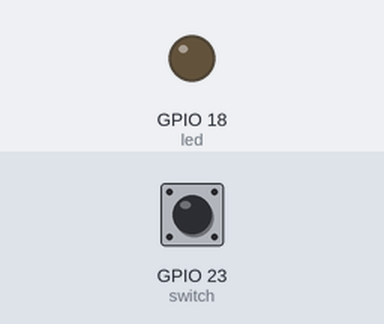
The program below on a simulated Raspberry Pi (BCM pin numbers). Shown: output pins drawn as LEDs (lit = HIGH). The inputs (shaded band) are chosen by the test bench; at power-on: GPIO 23 (switch) HIGH.

Above: at 5.0 s.
5.1 s: GPIO 23 (switch) pulled LOW for 0.15 s
At 5.7 s:
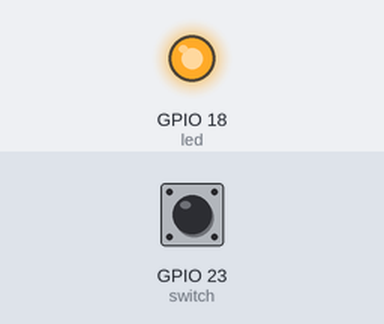
6.7 s: GPIO 23 (switch) pulled LOW for 1 s
At 7.0 s:
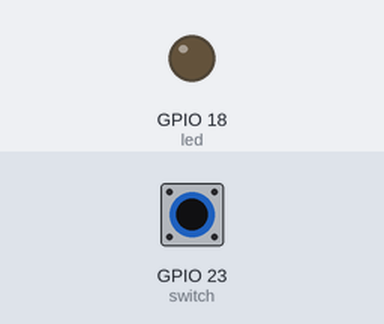
9.2 s: GPIO 23 (switch) pulled LOW for 3.2 s
At 10.1 s:
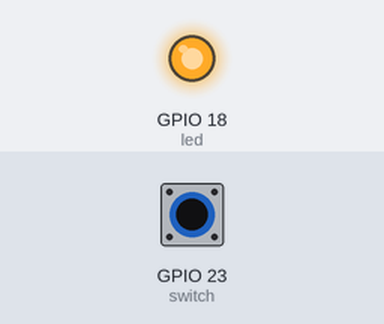
Timing chart, 0 to 12.2 s (numbered marks = the images above; inputs shaded):
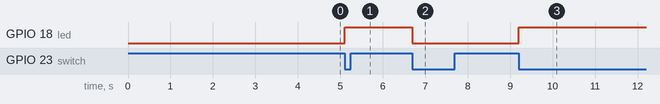

The program:

switch2.py
```python
#!/usr/bin/python
import RPi.GPIO as GPIO
import time

led = 18  # GPIO18
switch = 23
GPIO.setwarnings(False)  # disable warnings
GPIO.setmode(GPIO.BCM)  # mode BCM or Board
GPIO.setup(led, GPIO.OUT)  # input or output
GPIO.setup(switch, GPIO.IN, pull_up_down=GPIO.PUD_UP)
led_state = False
old_input_state = True
isRunning = True
while isRunning:
    try:
        new_input_state = GPIO.input(switch)
        if not new_input_state and old_input_state:
            led_state = not led_state
        old_input_state = new_input_state
        GPIO.output(led, led_state)
    except KeyboardInterrupt:
        isRunning = False
GPIO.cleanup()
```

Measured:
- after the input at 5.1 s, GPIO 18 (led): LOW → HIGH at once
- after the input at 6.7 s, GPIO 18 (led): HIGH → LOW at once
- after the input at 9.2 s, GPIO 18 (led): LOW → HIGH at once
